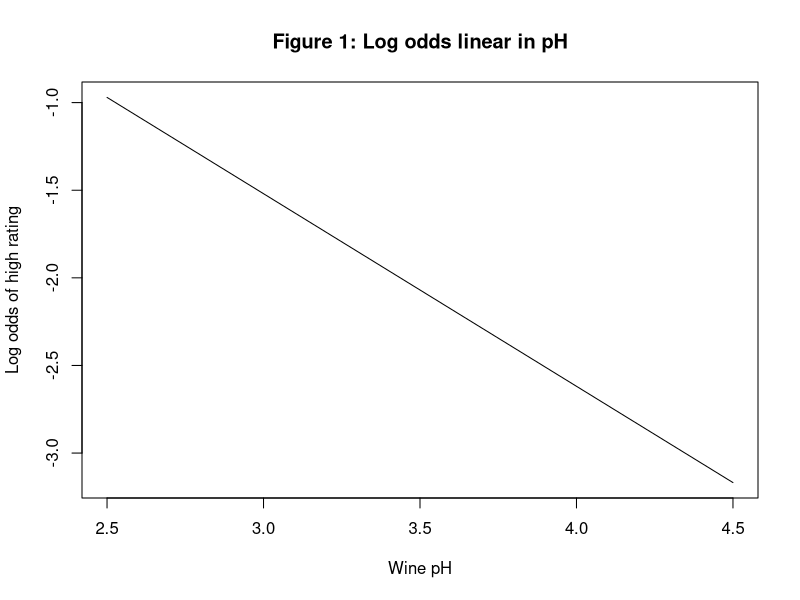
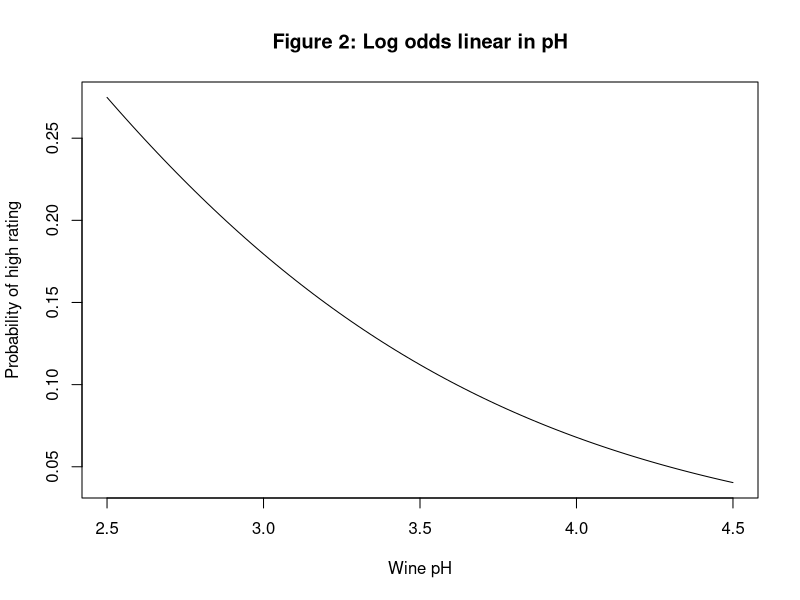
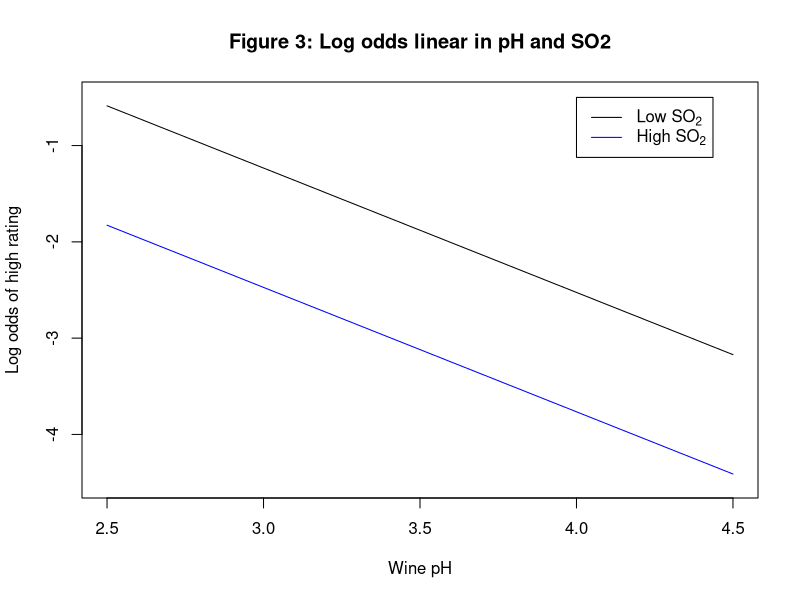
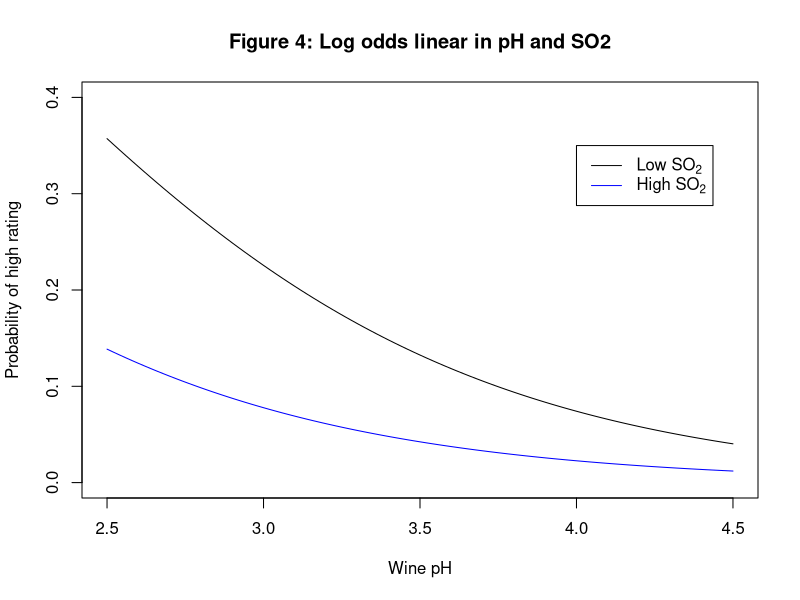
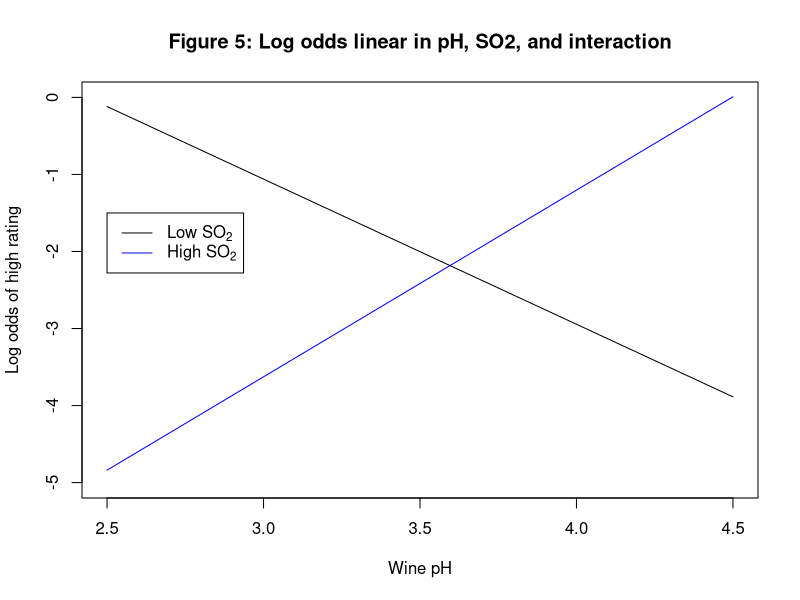
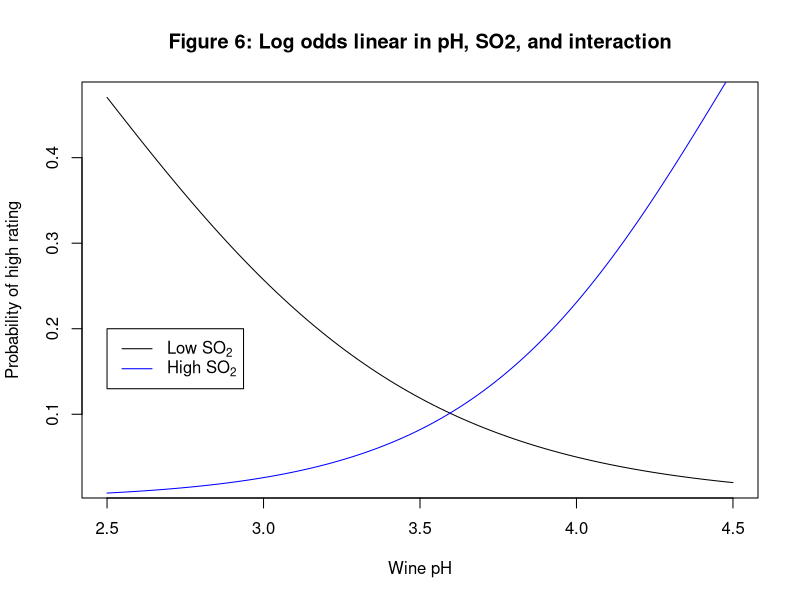

The R script that drew these images, in order:
## ---- chunk 1
wine <- read.csv("wine.csv")
## ---- chunk 2
#### problem 1
fittedModel <- glm(quality~SO2, family=binomial, data=wine)
## ---- chunk 3
#### problem 2
fittedModel2 <- glm(quality~pH, family=binomial, data=wine)
## ---- chunk 4
logOdds_2 <- function(x){predict(fittedModel2,data.frame(pH=x))}
pi_2 <- function(x){plogis(predict(fittedModel2,data.frame(pH=x)))}
## note:
## In R, the logistic function is evaluated by plogis()
## (CDF of logistic distribution)
## and the logit function is evaluated by qlogis()
## (quantile funciton of logistic distribution)
## Furthermore, predict() here will give fitted log-odds.
## ---- chunk 5
#### problem 3
fittedModel3 <- glm(quality~SO2+pH, family=binomial, data=wine)
## ---- chunk 6
logOdds0_3 <- function(x){predict(fittedModel3,data.frame(pH=x,SO2=0))}
logOdds1_3 <- function(x){predict(fittedModel3,data.frame(pH=x,SO2=1))}
pi0_3 <- function(x){plogis(predict(fittedModel3,data.frame(pH=x,SO2=0)))}
pi1_3 <- function(x){plogis(predict(fittedModel3,data.frame(pH=x,SO2=1)))}
## ---- chunk 7
#### problem 4
fittedModel4 <- glm(quality~SO2+pH+SO2:pH, family=binomial, data=wine)
logOdds0_4 <- function(x){predict(fittedModel4,data.frame(pH=x,SO2=0))}
logOdds1_4 <- function(x){predict(fittedModel4,data.frame(pH=x,SO2=1))}
pi0_4 <- function(x){plogis(predict(fittedModel4,data.frame(pH=x,SO2=0)))}
pi1_4 <- function(x){plogis(predict(fittedModel4,data.frame(pH=x,SO2=1)))}
## ---- chunk 8
plot(logOdds_2,
     from=2.5,
     to=4.5,
     ylab="Log odds of high rating",
     xlab="Wine pH",
     main="Figure 1: Log odds linear in pH")
## note we should plot over a range of values of pH that are represented in the sample
## ---- chunk 9
plot(pi_2,
     from=2.5,
     to=4.5,
     ylab="Probability of high rating",
     xlab="Wine pH",
     main="Figure 2: Log odds linear in pH")
## ---- chunk 10
plot(logOdds0_3,
     from=2.5,
     to=4.5,
     ylim=c(-4.5,-0.5),
     ylab="Log odds of high rating",
     xlab="Wine pH",
     main="Figure 3: Log odds linear in pH and SO2")
plot(logOdds1_3,
     from=2.5,
     to=4.5,
     col="blue",
     add=TRUE)
legend(4,-0.5,
       legend=c(
         expression('Low SO'[2]),
         expression('High SO'[2])
         ),
       col=c("black","blue"),
       lwd=1)
## ---- chunk 11
plot(pi0_3,
     from=2.5,
     to=4.5,
     ylim=c(0,0.4),
     ylab="Probability of high rating",
     xlab="Wine pH",
     main="Figure 4: Log odds linear in pH and SO2")
plot(pi1_3,
     from=2.5,
     to=4.5,
     col="blue",
     add=TRUE)
legend(4,0.35,
       legend=c(
         expression('Low SO'[2]),
         expression('High SO'[2])
         ),
       col=c("black","blue"),
       lwd=1)
## ---- chunk 12
plot(logOdds0_4,
     from=2.5,
     to=4.5,
     ylim=c(-5,0),
     ylab="Log odds of high rating",
     xlab="Wine pH",
     main="Figure 5: Log odds linear in pH, SO2, and interaction")
plot(logOdds1_4,
     from=2.5,
     to=4.5,
     col="blue",
     add=TRUE)
legend(2.5,-1.5,
       legend=c(
         expression('Low SO'[2]),
         expression('High SO'[2])
         ),
       col=c("black","blue"),
       lwd=1)
## ---- chunk 13
plot(pi0_4,
     from=2.5,
     to=4.5,
     ylab="Probability of high rating",
     xlab="Wine pH",
     main="Figure 6: Log odds linear in pH, SO2, and interaction")
plot(pi1_4,
     from=2.5,
     to=4.5,
     col="blue",
     add=TRUE)
legend(2.5,0.2,
       legend=c(
         expression('Low SO'[2]),
         expression('High SO'[2])
         ),
       col=c("black","blue"),
       lwd=1)
